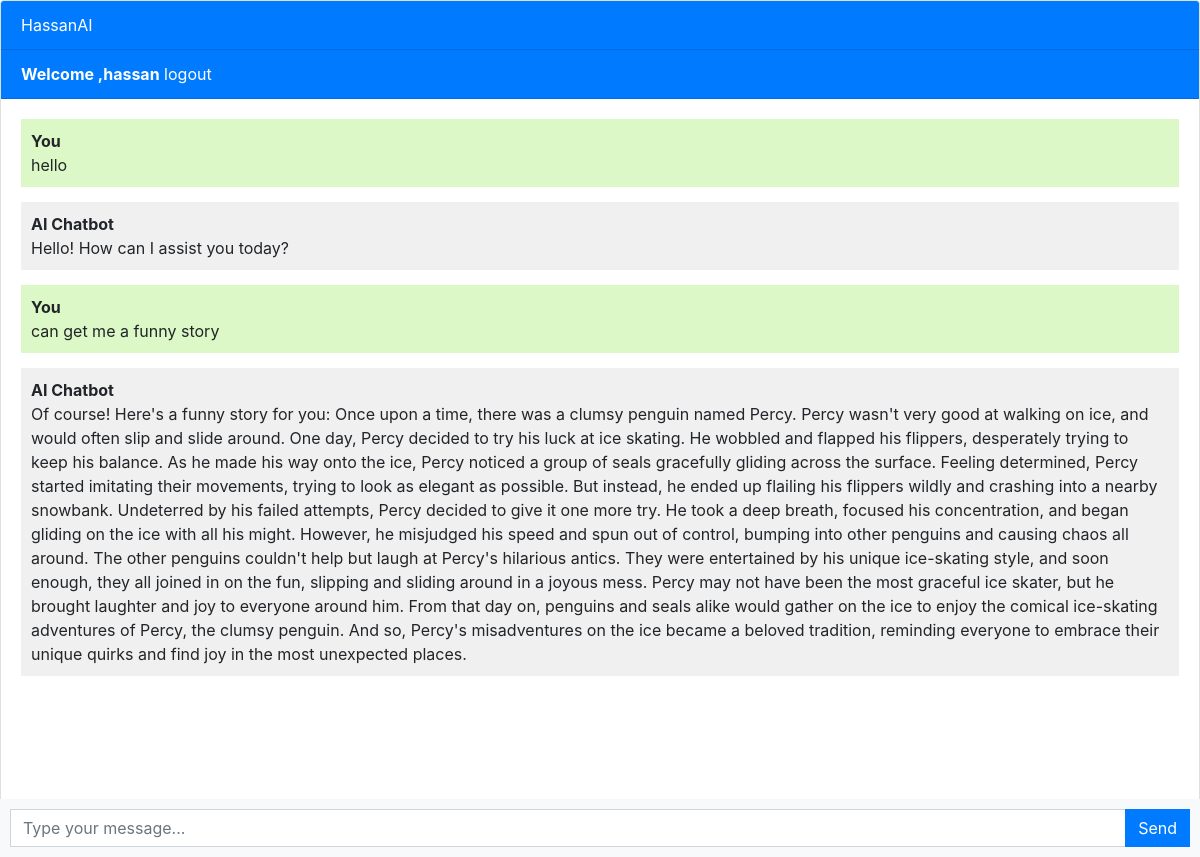
The page /chatbot (signed in) on the database its author committed.
### chatbot/models.py (models this page shows, shortened)
class Chat(models.Model):
    user = models.ForeignKey(User, on_delete=models.CASCADE)
    message = models.TextField()
    response = models.TextField()
    created_at = models.DateTimeField(auto_now_add=True)

### chatbot/views.py (the view)
# urls.py: path('chatbot', views.chatbot, name='chatbot'),
def chatbot(request):
    chats = Chat.objects.filter(user=request.user)
    if request.method == 'POST':
        message = request.POST.get('message')
        response = ask_openai(message)
        chat = Chat(user=request.user, message=message, response=response, created_at=timezone.now())
        chat.save()
        return JsonResponse({'message': message, 'response':response})
    return render(request, 'chatbot.html', {'chats':chats})

### templates/chatbot.html (shortened to what this page needs)
{% extends 'base.html' %}  {% block content %}
<div class="chat-container">
  <div class="card flex-grow-1">
    <div class="card-header bg-primary text-white">HassanAI</div>
    {% if user.is_authenticated %}
    <div class="card-header bg-primary text-white">
      <b>Welcome ,{{user.username}}</b>
      <a href="logout" style="color: white"> logout</a>
    </div>
    {% else %}
    <div class="card-header bg-primary text-white">
      <a href="login" style="color: white">login</a>
      <a href="register" style="color: white">register</a>
    </div>
    {% endif %}
    <div class="card-body messages-box">
      <ul class="list-unstyled messages-list">
        {% for chat in chats %} {% if chat.user == request.user %}
        <li class="message sent">
          <div class="message-text">
            <div class="message-sender">
              <b>You</b>
            </div>
            <div class="message-content">{{chat.message}}</div>
          </div>
        </li>
        <li class="message received">
          <div class="message-text">
            <div class="message-sender">
              <b>AI Chatbot</b>
            </div>
            <div class="message-content">{{chat.response}}</div>
          </div>
        </li>
        {% endif %} {% endfor %}
      </ul>
    </div>
    <br /><br />
    <br /><br />
    <br /><br />
  </div>
  <form class="message-form">
    <div class="input-group">
      <input
        type="text"
        class="form-control message-input"
        placeholder="Type your message..."
      />
      <div class="input-group-append">
        <button type="submit" class="btn btn-primary btn-send">Send</button>
      </div>
    </div>
  </form>
</div>
{% endblock %}

### templates/chatbot.html (style rules this page uses)
.input-group { width: 100; display: flex; justify-content: space-between; }
body, html { height: 100%; }
.messages-box { flex: 1; overflow-y: auto; }
.messages-list { padding-left: 0; }
.message { margin-bottom: 15px; list-style: none; }
.message-text { padding: 10px; border-radius: 5px; }
.sent { background-color: #dcf8c6; align-self: flex-end; }
.received { background-color: #f1f0f0; align-self: flex-start; }
.message-form { display: flex; position: fixed; bottom: 0; left: 0; right: 0; padding: 10px; background-color: #f8f9fa; }
.message-input { flex: 1; border-radius: 0; border-right: none; }
.btn-send { border-radius: 0; }
.chat-container { height: 100%; display: flex; flex-direction: column; }
form { position: relative; }

### rows shown on the page
Chat: message "hello", response "Hello! How can I assist you today?"
Chat: message "can get me a funny story", response "Of course! Here's a funny story for you: Once upon a time, there was a clumsy penguin named Percy. Percy wasn't very good at walking on ice, and would often slip and slide around. One day, Percy decided to try his luck at ice skating. He wobbled and flapped his flippers, desperately trying to keep his balance. As he made his way onto the ice, Percy noticed a group of seals gracefully gliding across the surface. Feeling determined, Percy started imitating their movements, trying to look as elegant as possible. But instead, he ended up flailing his flippers wildly and crashing into a nearby snowbank. Undeterred by his failed attempts, Percy decided to give it one more try. He took a deep…"

### other values the page prints
{{ user.username }} "hassan"
